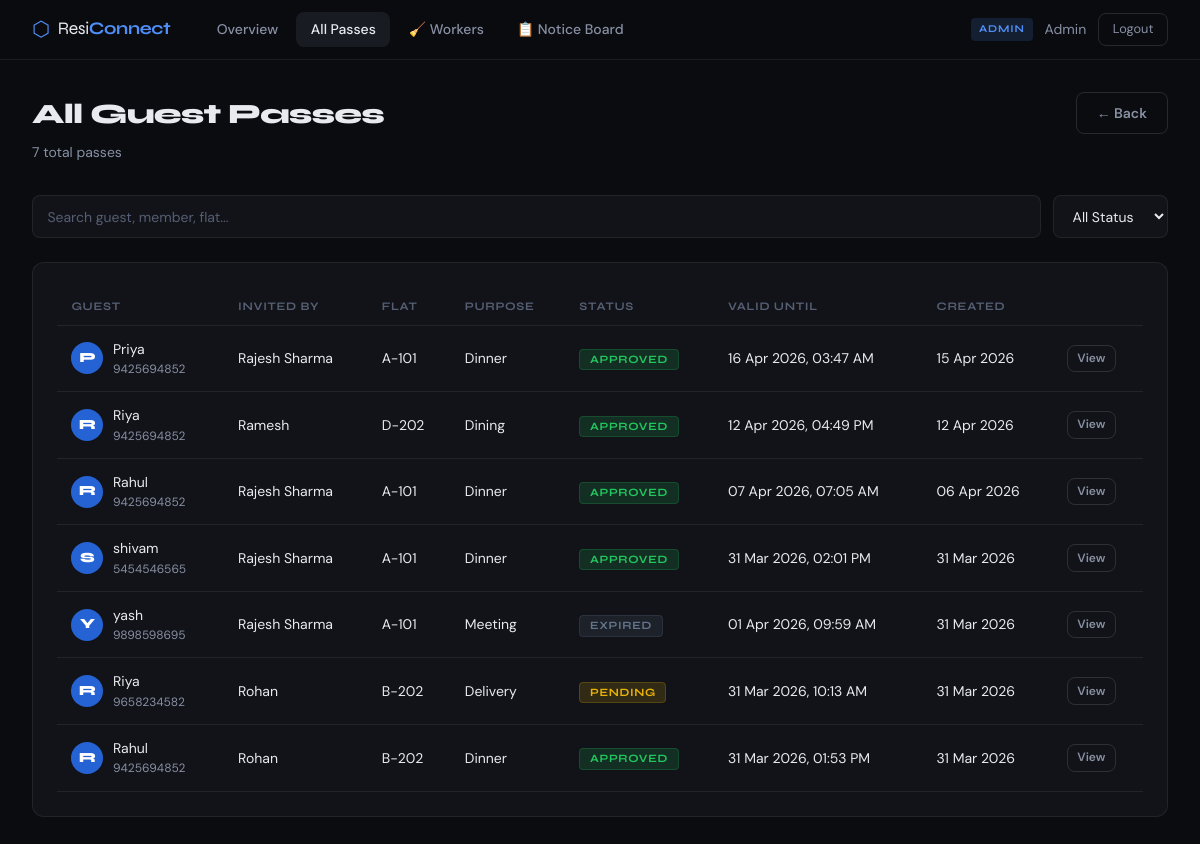
Screenshot of /admin/all-passes (signed in) with the database file from the repository.
### app.py (models this page shows)
class GuestPass(db.Model):
    id = db.Column(db.Integer, primary_key=True)
    token = db.Column(db.String(64), unique=True, nullable=False)
    member_id = db.Column(db.Integer, db.ForeignKey('user.id'), nullable=False)
    guest_name = db.Column(db.String(100), nullable=False)
    guest_phone = db.Column(db.String(20))
    purpose = db.Column(db.String(200))
    valid_from = db.Column(db.DateTime, nullable=False)
    valid_until = db.Column(db.DateTime, nullable=False)
    status = db.Column(db.String(20), default='pending')  # pending, approved, denied, expired
    created_at = db.Column(db.DateTime, default=datetime.utcnow)
    scanned_at = db.Column(db.DateTime)
    scanned_by = db.Column(db.Integer, db.ForeignKey('user.id'))
    member = db.relationship('User', foreign_keys=[member_id], backref='guest_passes')
    security = db.relationship('User', foreign_keys=[scanned_by])

class User(db.Model):
    id = db.Column(db.Integer, primary_key=True)
    name = db.Column(db.String(100), nullable=False)
    email = db.Column(db.String(120), unique=True, nullable=False)
    password = db.Column(db.String(200), nullable=False)
    role = db.Column(db.String(20), nullable=False)  # admin, member, security
    flat_number = db.Column(db.String(20))
    created_at = db.Column(db.DateTime, default=datetime.utcnow)
    is_active = db.Column(db.Boolean, default=True)

### app.py (the view)
@app.route('/admin/all-passes')
@role_required('admin')
def admin_all_passes():
    passes = GuestPass.query.order_by(GuestPass.created_at.desc()).all()
    return render_template('admin_passes.html',
        user=User.query.get(session['user_id']), passes=passes)

### app.py (called while the page is built)
def role_required(*roles):
    def decorator(f):
        @wraps(f)
        def decorated(*args, **kwargs):
            if 'user_id' not in session:
                return redirect(url_for('login'))
            user = User.query.get(session['user_id'])
            if user.role not in roles:
                flash('Access denied.', 'error')
                return redirect(url_for('dashboard'))
            return f(*args, **kwargs)
        return decorated
    return decorator

### templates/admin_passes.html (shortened to what this page needs)
{% extends "base.html" %}
{% block content %}
<div class="page-header">
  <div>
    <h1 class="page-title">All Guest Passes</h1>
    <p class="page-sub">{{ passes | length }} total passes</p>
  </div>
  <a href="{{ url_for('admin_dashboard') }}" class="btn btn-outline">← Back</a>
</div>
<div class="filter-bar">
  <input type="text" id="filterInput" placeholder="Search guest, member, flat..." class="filter-input" oninput="filterPasses()"/>
  <select id="filterStatus" onchange="filterPasses()" class="filter-select">
    <option value="">All Status</option>
  </select>
</div>
<div class="section">
  <div class="passes-table-wrap">
    <table class="passes-table" id="passesTable">
      <thead>
        <tr>
          <th>Guest</th>
          <th>Invited By</th>
          <th>Flat</th>
          <th>Purpose</th>
          <th>Status</th>
          <th>Valid Until</th>
          <th>Created</th>
          <th></th>
        </tr>
      </thead>
      <tbody>
        {% for p in passes %}
        <tr class="pass-row" data-search="{{ p.guest_name.lower() }} {{ p.member.name.lower() }} {{ p.member.flat_number or '' }}" data-status="{{ p.status }}">
          <td>
            <div class="td-guest">
              <div class="pass-guest-init sm">{{ p.guest_name[0].upper() }}</div>
              <div>
                <div>{{ p.guest_name }}</div>
                {% if p.guest_phone %}<div class="td-sub">{{ p.guest_phone }}</div>{% endif %}
              </div>
            </div>
          </td>
          <td>{{ p.member.name }}</td>
          <td>{{ p.member.flat_number or '—' }}</td>
          <td>{{ p.purpose or '—' }}</td>
          <td><span class="status-badge {{ p.status }}">{{ p.status }}</span></td>
          <td>{{ p.valid_until.strftime('%d %b %Y, %I:%M %p') }}</td>
          <td>{{ p.created_at.strftime('%d %b %Y') }}</td>
          <td><a href="{{ url_for('view_pass', token=p.token) }}" class="btn btn-xs btn-outline">View</a></td>
        </tr>
        {% endfor %}
      </tbody>
    </table>
  </div>
</div>
{% endblock %}

### static/css/main.css (style rules this page uses)
:root { --bg: #0a0c10; --bg2: #111318; --bg3: #181b22; --bg4: #1f222b; --border: rgba(255,255,255,0.07); --border2: rgba(255,255,255,0.12); --text: #e8eaf0; --text2: #8890a4; --text3: #555e72; --accent: #4f8ef7; --accent2: #2563d4; --green: #22c55e; --green2: #16a34a; --red: #ef4444; --red2: #dc2626; --yellow: #eab308; --orange: #f97316; --radius: 12px; --radius-sm: 8px; --shadow: 0 4px 24px rgba(0,0,0,0.4); --shadow-lg: 0 12px 48px rgba(0,0,0,0.6); }
*, *::before, *::after { box-sizing: border-box; margin: 0; padding: 0; }
html { font-size: 16px; -webkit-font-smoothing: antialiased; }
body { background: var(--bg); color: var(--text); font-family: 'DM Sans', sans-serif; min-height: 100vh; line-height: 1.6; }
.page-header { display: flex; align-items: flex-start; justify-content: space-between; margin-bottom: 2rem; }
.page-title { font-family: 'Syne', sans-serif; font-size: 1.75rem; font-weight: 800; letter-spacing: -0.03em; color: var(--text); }
.page-sub { color: var(--text2); font-size: 0.875rem; margin-top: 0.25rem; }
.section { background: var(--bg2); border: 1px solid var(--border); border-radius: var(--radius); padding: 1.5rem; margin-bottom: 1.5rem; }
.btn { display: inline-flex; align-items: center; justify-content: center; gap: 0.4rem; padding: 0.55rem 1.25rem; border-radius: var(--radius-sm); font-size: 0.875rem; font-weight: 600; font-family: 'DM Sans', sans-serif; cursor: pointer; border: none; text-decoration: none; transition: all 0.18s; white-space: nowrap; }
.btn-outline { background: transparent; border: 1px solid var(--border2); color: var(--text2); }
.btn-xs { padding: 0.2rem 0.6rem; font-size: 0.75rem; }
.status-badge { font-size: 0.7rem; font-weight: 700; padding: 0.2rem 0.6rem; border-radius: 4px; text-transform: uppercase; letter-spacing: 0.06em; font-family: 'Syne', sans-serif; }
.status-badge.pending { background: rgba(234,179,8,0.15); color: var(--yellow); border: 1px solid rgba(234,179,8,0.2); }
.status-badge.approved { background: rgba(34,197,94,0.15); color: var(--green); border: 1px solid rgba(34,197,94,0.2); }
.status-badge.expired { background: rgba(100,116,139,0.15); color: #64748b; border: 1px solid rgba(100,116,139,0.2); }
.pass-guest-init { width: 42px; height: 42px; background: var(--accent2); border-radius: 50%; display: flex; align-items: center; justify-content: center; font-family: 'Syne', sans-serif; font-weight: 800; font-size: 1.1rem; color: #fff; flex-shrink: 0; }
.pass-guest-init.sm { width: 32px; height: 32px; font-size: 0.875rem; }
.filter-bar { display: flex; gap: 0.75rem; margin-bottom: 1.5rem; }
.filter-input { flex: 1; background: var(--bg2); border: 1px solid var(--border); border-radius: var(--radius-sm); color: var(--text); padding: 0.65rem 0.9rem; font-family: 'DM Sans', sans-serif; font-size: 0.875rem; }
.filter-input::placeholder { color: var(--text3); }
.filter-select { background: var(--bg2); border: 1px solid var(--border); border-radius: var(--radius-sm); color: var(--text); padding: 0.65rem 0.9rem; font-family: 'DM Sans', sans-serif; font-size: 0.875rem; }
.passes-table-wrap { overflow-x: auto; }
.passes-table { width: 100%; border-collapse: collapse; font-size: 0.875rem; }
.passes-table th { text-align: left; padding: 0.6rem 0.9rem; font-size: 0.72rem; text-transform: uppercase; letter-spacing: 0.06em; color: var(--text3); border-bottom: 1px solid var(--border); font-family: 'Syne', sans-serif; }
.passes-table td { padding: 0.75rem 0.9rem; border-bottom: 1px solid var(--border); vertical-align: middle; }
.td-guest { display: flex; align-items: center; gap: 0.6rem; }
.td-sub { font-size: 0.75rem; color: var(--text2); }

### rows the page displays
GuestPass: guest_name "P", guest_name "Priya", guest_phone "9425694852", member.name "Rajesh Sharma", member "A-101", purpose "Dinner", status "APPROVED", valid_until "16 Apr 2026, 03:47 AM", created_at "15 Apr 2026"
GuestPass: guest_name "R", guest_name "Riya", guest_phone "9425694852", member.name "Ramesh", member "D-202", purpose "Dining", status "APPROVED", valid_until "12 Apr 2026, 04:49 PM", created_at "12 Apr 2026"
GuestPass: guest_name "R", guest_name "Rahul", guest_phone "9425694852", member.name "Rajesh Sharma", member "A-101", purpose "Dinner", status "APPROVED", valid_until "07 Apr 2026, 07:05 AM", created_at "06 Apr 2026"
GuestPass: guest_name "S", guest_name "shivam", guest_phone "5454546565", member.name "Rajesh Sharma", member "A-101", purpose "Dinner", status "APPROVED", valid_until "31 Mar 2026, 02:01 PM", created_at "31 Mar 2026"
GuestPass: guest_name "Y", guest_name "yash", guest_phone "9898598695", member.name "Rajesh Sharma", member "A-101", purpose "Meeting", status "EXPIRED", valid_until "01 Apr 2026, 09:59 AM", created_at "31 Mar 2026"
GuestPass: guest_name "R", guest_name "Riya", guest_phone "9658234582", member.name "Rohan", member "B-202", purpose "Delivery", status "PENDING", valid_until "31 Mar 2026, 10:13 AM", created_at "31 Mar 2026"
GuestPass: guest_name "R", guest_name "Rahul", guest_phone "9425694852", member.name "Rohan", member "B-202", purpose "Dinner", status "APPROVED", valid_until "31 Mar 2026, 01:53 PM", created_at "31 Mar 2026"

### other values shown
{{ session.get('user_role', '').upper() }} "ADMIN"
{{ session.get('user_name', '') }} "Admin"
{{ passes | length }} "7"
